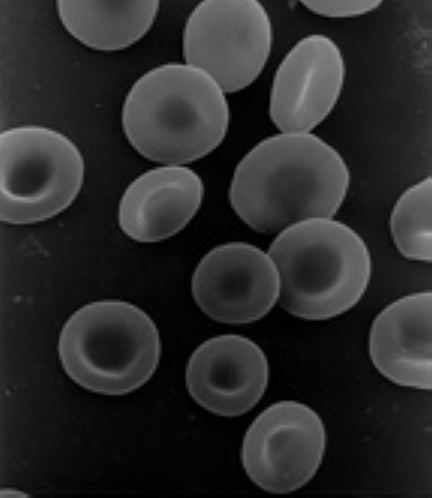
#> input picture Digital_Image_Processing/Lab2/pics/bloodCells.tif, 432 x 498 px
$ python 1_grayscale_histogram.py
#> lines starting #> are read from the running program, lines starting #| are printed output that depends on the picture
from skimage import io
import matplotlib.pyplot as plt

image_path_1 = "pics/bloodCells.tif"
image_path_2 = "pics/ctSkull.tif"
image_path_3 = "pics/xRayChest.tif"

image1 = io.imread(image_path_1).squeeze()
#> image1 is the input picture: shape (498, 432); min 0, max 176, mean 43.2
image2 = io.imread(image_path_2).squeeze()
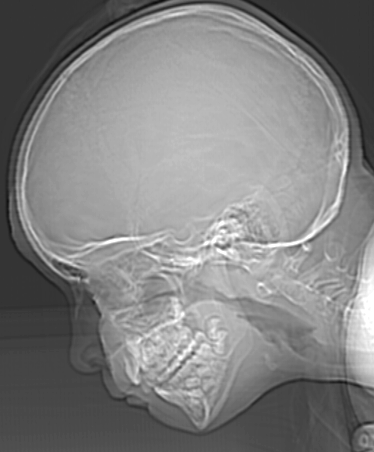
#> input picture Digital_Image_Processing/Lab2/pics/ctSkull.tif, 374 x 452 px
#> image2 is the input picture: shape (452, 374); min 12, max 255, mean 129.4
image3 = io.imread(image_path_3).squeeze()
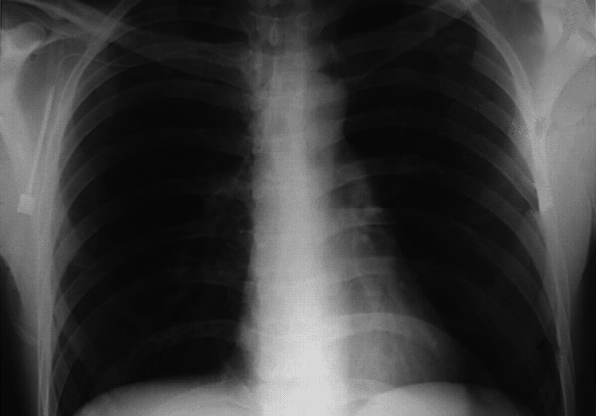
#> input picture Digital_Image_Processing/Lab2/pics/xRayChest.tif, 596 x 416 px
#> image3 is the input picture: shape (416, 596); min 3, max 227, mean 59.9

# compute histograms manually
def compute_histogram(image, bins=256):
#> called with bins = 256
    hist = [0] * bins
    for pixel in image.ravel():
        hist[pixel] += 1
#> this loop made 215136 passes
#> pixel on passes 1 to 3: 63, 62, 61
#> after the loop, hist = 256 values, max 7895 at index 4, min 0 at index 168, mean 840.4
    return hist

hist_manual_1 = compute_histogram(image1)
#> hist_manual_1 has the same summary as hist in compute_histogram
hist_manual_2 = compute_histogram(image2)
#> the loop in compute_histogram (call 2), `for pixel in image.ravel():` made 169048 passes
#> pixel on passes 1 to 3: 52, 52, 52
#> hist_manual_2 = 256 values, max 12310 at index 52, min 0 at index 0, mean 660.3
hist_manual_3 = compute_histogram(image3)
#> hist_manual_3 = 256 values, max 21086 at index 11, min 0 at index 0, mean 968.5

plt.figure(figsize=(15, 5))

plt.subplot(1, 3, 1)
plt.bar(range(256), hist_manual_1)
plt.title("Manual Histogram: bloodCells")

plt.subplot(1, 3, 2)
plt.bar(range(256), hist_manual_2)
plt.title("Manual Histogram: ctSkull")

plt.subplot(1, 3, 3)
plt.bar(range(256), hist_manual_3)
plt.title("Manual Histogram: xRayChest")

plt.tight_layout()
plt.show()
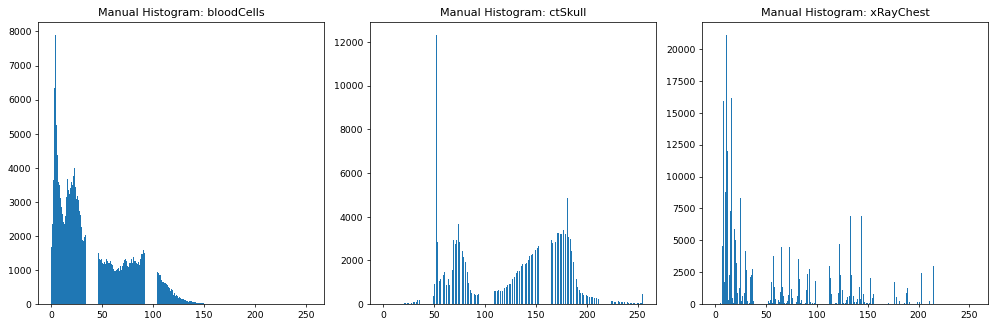
#> figure drawn by matplotlib, 3 panels; panel 1: tallest bar 7895 high, from x = 3.6 to 4.4; panel 2: tallest bar 12310 high, from x = 51.6 to 52.4; panel 3: tallest bar 21086 high, from x = 10.6 to 11.4


# build-in function
plt.figure(figsize=(15, 5))

plt.subplot(1, 3, 1)
hist_1 = plt.hist(image1.ravel(), bins=256, range=[0,256])
plt.title("Build-in Function Histogram: bloodCells")

plt.subplot(1, 3, 2)
hist_2 = plt.hist(image2.ravel(), bins = 256, range=[0,256])
plt.title("Build-in Function Manual Histogram: ctSkull")

plt.subplot(1, 3, 3)
hist_3 = plt.hist(image3.ravel(), bins = 256, range=[0,256])
plt.title("Build-in Function Manual Histogram: xRayChest")

plt.show()
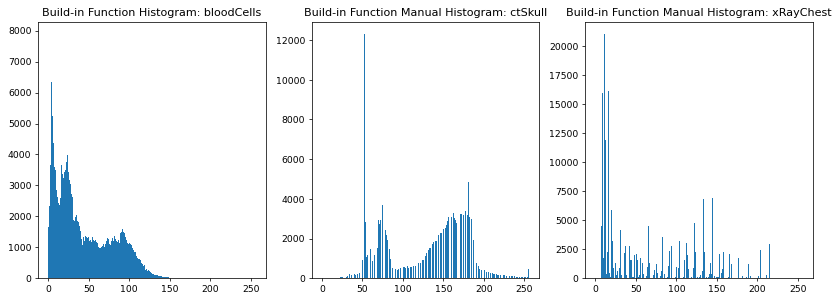
#> figure drawn by matplotlib, 3 panels; panel 1: tallest bar 7895 high, from x = 4 to 5; panel 2: tallest bar 12310 high, from x = 52 to 53; panel 3: tallest bar 21086 high, from x = 11 to 12
